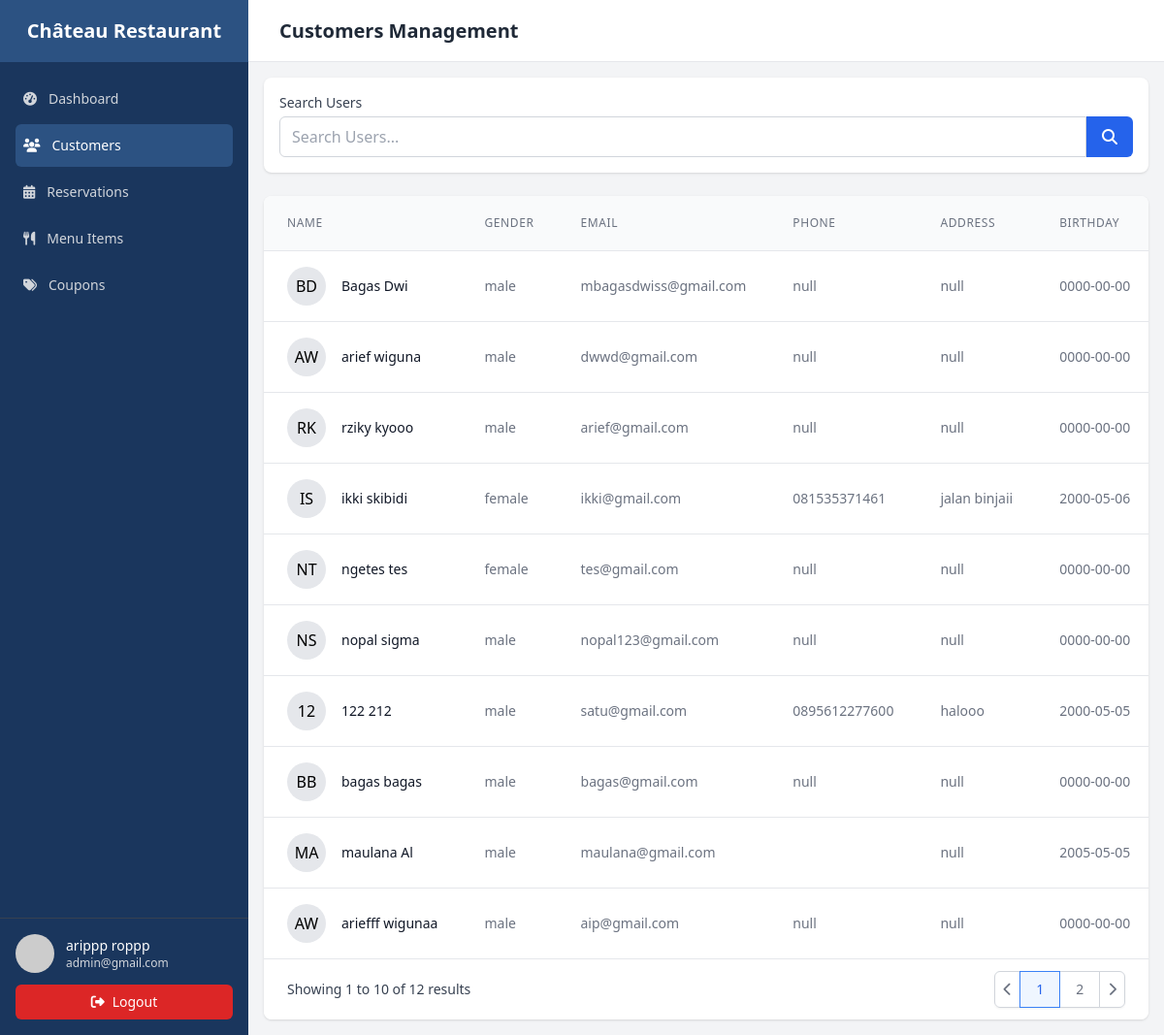
The app's page /pages/admin/customers/index.php (signed in) with its own data.
### tables this page shows
CREATE TABLE `users` (
  `id` int(11) NOT NULL,
  `first_name` varchar(50) DEFAULT NULL,
  `last_name` varchar(50) NOT NULL,
  `email` varchar(100) NOT NULL,
  `password` varchar(255) NOT NULL,
  `gender` enum('male','female') NOT NULL,
  `phone` varchar(20) DEFAULT NULL,
  `address` text NOT NULL,
  `date_of_birth` date NOT NULL,
  `membership_level` varchar(50) DEFAULT NULL,
  `created_at` timestamp NOT NULL DEFAULT current_timestamp(),
  `updated_at` timestamp NOT NULL DEFAULT current_timestamp() ON UPDATE current_timestamp(),
  `favorite_cuisines` text DEFAULT NULL,
  `preferred_seating` varchar(50) DEFAULT NULL,
  `dietary_restrictions` text DEFAULT NULL,
  `profile_photo` varchar(255) DEFAULT NULL,
  `role` enum('user','admin') NOT NULL
);

### pages/admin/includes/config.php (called while the page is built, shortened)
<?php
function getCustomers($conn, $search = null, $page = 1, $perPage = 10, $limit = null) {
    $page = max(1, (int)$page);
    $perPage = max(1, (int)$perPage);
    $offset = ($page - 1) * $perPage;
    $query = "SELECT * FROM users WHERE role = 'user'";
    $params = [];
    $types = [];
    if ($limit !== null) {
        $query .= " LIMIT ?";
        $params[] = (int)$limit;
        $types[] = 'i';
    } else {
        $query .= " LIMIT ? OFFSET ?";
        $params[] = $perPage;
        $params[] = $offset;
        $types[] = 'ii';
    }
    $stmt = mysqli_prepare($conn, $query);
    if (!empty($params)) {
        mysqli_stmt_bind_param($stmt, implode('', $types), ...$params);
    }
    mysqli_stmt_execute($stmt);
    return mysqli_stmt_get_result($stmt);
}
function countTotalCustomer($conn) {
    $query = 'SELECT COUNT(*) AS total FROM users';
    $stmt = mysqli_prepare($conn, $query);
    mysqli_stmt_execute($stmt);
    $result = mysqli_stmt_get_result($stmt);
    $row = mysqli_fetch_assoc($result);
    return (int)$row['total'];
}
?>

### pages/admin/customers/index.php (the view, shortened to what this page needs)
<?php
include '../includes/config.php';
$search = $_GET['search'] ?? '';
$page = isset($_GET['page']) ? max(1, intval($_GET['page'])) : 1;
$perPage = 10;
$customers = getCustomers($conn, $search, $page, $perPage);
$totalCustomers = countTotalCustomer($conn);
$totalPages = ceil($totalCustomers / $perPage);
?>
<!DOCTYPE html>
<html lang="en">
<head>
    <script src="https://cdn.tailwindcss.com"></script>
    <link rel="stylesheet" href="https://cdnjs.cloudflare.com/ajax/libs/font-awesome/6.4.0/css/all.min.css">
</head>
<body class="bg-gray-100 font-sans">
    <div class="flex h-screen overflow-hidden">
        <?php include '../components/sidebar.php' ?>
        <div class="flex flex-col flex-1 overflow-hidden">
            <div class="flex items-center justify-between h-16 px-4 bg-white border-b border-gray-200">
                <div class="flex items-center">
                    <h1 class="ml-4 text-xl font-semibold text-gray-800">Customers Management</h1>
                </div>
            </div>
            <div class="flex-1 overflow-auto p-4">
                <div class="bg-white p-4 rounded-lg shadow mb-6">
                    <form method="GET" class="flex flex-wrap items-center gap-4">
                        <div class="flex-grow">
                            <label class="block text-sm font-medium text-gray-700 mb-1">Search Users</label>
                            <div class="flex">
                                <input type="text" name="search" placeholder="Search Users..."
                                    value="<?= htmlspecialchars($search) ?>"
                                    class="border border-gray-300 rounded-l-md px-3 py-2 w-full">
                                <button type="submit" class="bg-blue-600 text-white px-4 py-2 rounded-r-md hover:bg-blue-700">
                                    <i class="fas fa-search"></i>
                                </button>
                            </div>
                        </div>
                    </form>
                </div>
                <div class="bg-white rounded-lg shadow overflow-hidden">
                    <div class="overflow-x-auto">
                        <table class="min-w-full divide-y divide-gray-200">
                            <thead class="bg-gray-50">
                                <tr>
                                    <th class="px-6 py-3 text-left text-xs font-medium text-gray-500 uppercase tracking-wider">Name</th>
                                    <th class="px-6 py-3 text-left text-xs font-medium text-gray-500 uppercase tracking-wider">Gender</th>
                                    <th class="px-6 py-3 text-left text-xs font-medium text-gray-500 uppercase tracking-wider">Email</th>
                                    <th class="px-6 py-3 text-left text-xs font-medium text-gray-500 uppercase tracking-wider">Phone</th>
                                    <th class="px-6 py-3 text-left text-xs font-medium text-gray-500 uppercase tracking-wider">Address</th>
                                    <th class="px-6 py-3 text-left text-xs font-medium text-gray-500 uppercase tracking-wider">Birthday</th>
                                </tr>
                            </thead>
                            <tbody class="bg-white divide-y divide-gray-200">
                                <?php while($customer = mysqli_fetch_assoc($customers)): ?>
                                <tr class="hover:bg-gray-50">
                                    <td class="px-6 py-4 whitespace-nowrap">
                                        <div class="flex items-center">
                                            <div class="flex-shrink-0 h-10 w-10 rounded-full bg-gray-200 flex items-center justify-center">
                                                <?= strtoupper(substr($customer['first_name'], 0, 1)) . strtoupper(substr($customer['last_name'], 0, 1)) ?>
                                            </div>
                                            <div class="ml-4">
                                                <div class="text-sm font-medium text-gray-900">
                                                    <?= htmlspecialchars($customer['first_name'] . ' ' . $customer['last_name']) ?>
                                                </div>
                                            </div>
                                        </div>
                                    </td>
                                    <td class="px-6 py-4 whitespace-nowrap text-sm text-gray-500">
                                        <?= $customer['gender'] ?? 'null' ?>
                                    </td>
                                    <td class="px-6 py-4 whitespace-nowrap text-sm text-gray-500">
                                        <?= $customer['email'] ?? 'null' ?>
                                    </td>
                                    <td class="px-6 py-4 whitespace-nowrap text-sm text-gray-500">
                                        <?= $customer['phone'] ?? 'null' ?>
                                    </td>
                                    <td class="px-6 py-4 whitespace-nowrap text-sm text-gray-500">
                                        <?= $customer['address'] == '' ? 'null' : $customer['address'] ?? 'null' ?>
                                    </td>
                                    <td class="px-6 py-4 whitespace-nowrap text-sm text-gray-500">
                                        <?= $customer['date_of_birth'] == '' ? 'null' : $customer['date_of_birth'] ?? 'null' ?>
                                    </td>
                                </tr>
                                <?php endwhile; ?>
                            </tbody>
                        </table>
                    </div>
                    <?php if($totalPages > 1) : ?>
                    <div class="bg-white px-4 py-3 flex items-center justify-between border-t border-gray-200 sm:px-6">
                        <div class="hidden sm:flex-1 sm:flex sm:items-center sm:justify-between">
                            <div>
                                <p class="text-sm text-gray-700">
                                    Showing <span class="font-medium"><?= ($page - 1) * $perPage + 1 ?></span> to <span class="font-medium"><?= min($page * $perPage, $totalCustomers) ?></span> of <span class="font-medium"><?= $totalCustomers ?></span> results
                                </p>
                            </div>
                            <div>
                                <nav class="relative z-0 inline-flex rounded-md shadow-sm -space-x-px" aria-label="Pagination">
                                    <a href="?<?= http_build_query(array_merge($_GET, ['page' => max(1, $page - 1)])) ?>" class="relative inline-flex items-center px-2 py-2 rounded-l-md border border-gray-300 bg-white text-sm font-medium text-gray-500 hover:bg-gray-50">
                                        <i class="fas fa-chevron-left"></i>
                                    </a>
                                    <?php for ($i = 1; $i <= $totalPages; $i++): ?>
                                        <a href="?<?= http_build_query(array_merge($_GET, ['page' => $i])) ?>" class="<?= $i == $page ? 'z-10 bg-blue-50 border-blue-500 text-blue-600' : 'bg-white border-gray-300 text-gray-500 hover:bg-gray-50' ?> relative inline-flex items-center px-4 py-2 border text-sm font-medium">
                                            <?= $i ?>
                                        </a>
                                    <?php endfor; ?>
                                    <a href="?<?= http_build_query(array_merge($_GET, ['page' => min($totalPages, $page + 1)])) ?>" class="relative inline-flex items-center px-2 py-2 rounded-r-md border border-gray-300 bg-white text-sm font-medium text-gray-500 hover:bg-gray-50">
                                        <i class="fas fa-chevron-right"></i>
                                    </a>
                                </nav>
                            </div>
                        </div>
                    </div>
                    <?php endif ?>
                </div>
            </div>
        </div>
    </div>
</body>
</html>

### pages/admin/components/sidebar.php (shortened to what this page needs)
<?php
include_once '../includes/config.php';
$query = 'SELECT * FROM users WHERE id = ?';
$stmt = $conn->prepare($query);
$stmt->bind_param("i", $_SESSION['user_id']);
$stmt->execute();
$result = $stmt->get_result();
$user = $result->fetch_assoc();
?>
<div class="hidden md:flex md:flex-shrink-0">
    <div class="flex flex-col w-64 bg-primary">
        <div class="flex items-center justify-center h-16 px-4 bg-secondary">
            <span class="text-white text-xl font-semibold">Château Restaurant</span>
        </div>
        <div class="flex flex-col flex-grow px-4 py-4 overflow-y-hidden">
            <div class="space-y-1">
                <a href="../dashboard/" id="dashboard-link" class="flex items-center px-2 py-3 text-sm font-medium text-gray-300 hover:text-white hover:bg-secondary rounded-md group">
                    <i class="fas fa-tachometer-alt mr-3"></i>
                    Dashboard
                </a>
                <a href="../customers/" id="customers-link" class="flex items-center px-2 py-3 text-sm font-medium text-gray-300 hover:text-white hover:bg-secondary rounded-md group">
                    <i class="fas fa-users mr-3"></i>
                    Customers
                </a>
                <a href="../reservation/" id="reservation-link" class="flex items-center px-2 py-3 text-sm font-medium text-gray-300 hover:text-white hover:bg-secondary rounded-md group">
                    <i class="fas fa-calendar-alt mr-3"></i>
                    Reservations
                </a>
                <a href="../menu" id="menu-link" class="flex items-center px-2 py-3 text-sm font-medium text-gray-300 hover:text-white hover:bg-secondary rounded-md group">
                    <i class="fas fa-utensils mr-3"></i>
                    Menu Items
                </a>
                <a href="../coupons" id="coupons-link" class="flex items-center px-2 py-3 text-sm font-medium text-gray-300 hover:text-white hover:bg-secondary rounded-md group">
                    <i class="fas fa-tags mr-3"></i>
                    Coupons
                </a>
            </div>
        </div>
        <div class="p-4 border-t border-gray-700">
            <div class="flex items-center">
                <img class="w-10 h-10 rounded-full" src=<?= $user['profile_phote'] ?? "https://ui-avatars.com/api/?name=" . $user['first_name'] . ' ' . $user['last_name'] . "&background=random " ?> alt="Admin profile">
                <div class="ml-3">
                    <p class="text-sm font-medium text-white"><?= htmlspecialchars($user['first_name'] . ' ' . $user['last_name'] ?? 'Admin User') ?></p>
                    <p class="text-xs font-medium text-gray-300"><?= htmlspecialchars($user['email'] ?? 'admin@luxuryrestaurant.com') ?></p>
                </div>
            </div>
            <a href="../../../includes/logout.php" class="mt-3 w-full flex items-center justify-center px-4 py-2 text-sm text-white bg-red-600 rounded-md hover:bg-red-700">
                <i class="fas fa-sign-out-alt mr-2"></i>
                Logout
            </a>
        </div>
    </div>
</div>

### records on screen
users: first_name+last_name "arippp roppp", email "admin@gmail.com"
users: first_name "B", last_name "D", first_name+last_name "Bagas Dwi", gender "male", email "mbagasdwiss@gmail.com", phone "null", address "null", date_of_birth "0000-00-00"
users: first_name "A", last_name "W", first_name+last_name "arief wiguna", gender "male", email "dwwd@gmail.com", phone "null", address "null", date_of_birth "0000-00-00"
users: first_name "R", last_name "K", first_name+last_name "rziky kyooo", gender "male", email "arief@gmail.com", phone "null", address "null", date_of_birth "0000-00-00"
users: first_name "I", last_name "S", first_name+last_name "ikki skibidi", gender "female", email "ikki@gmail.com", phone "081535371461", address "jalan binjaii", date_of_birth "2000-05-06"
users: first_name "N", last_name "T", first_name+last_name "ngetes tes", gender "female", email "tes@gmail.com", phone "null", address "null", date_of_birth "0000-00-00"
users: first_name "N", last_name "S", first_name+last_name "nopal sigma", gender "male", email "nopal123@gmail.com", phone "null", address "null", date_of_birth "0000-00-00"
users: first_name "1", last_name "2", first_name+last_name "122 212", gender "male", email "satu@gmail.com", phone "0895612277600", address "halooo", date_of_birth "2000-05-05"
users: first_name "B", last_name "B", first_name+last_name "bagas bagas", gender "male", email "bagas@gmail.com", phone "null", address "null", date_of_birth "0000-00-00"
users: first_name "M", last_name "A", first_name+last_name "maulana Al", gender "male", email "maulana@gmail.com", address "null", date_of_birth "2005-05-05"
users: first_name "A", last_name "W", first_name+last_name "ariefff wigunaa", gender "male", email "aip@gmail.com", phone "null", address "null", date_of_birth "0000-00-00"

### other values on screen
min($page * $perPage, $totalCustomers) "10"
$totalCustomers "12"
